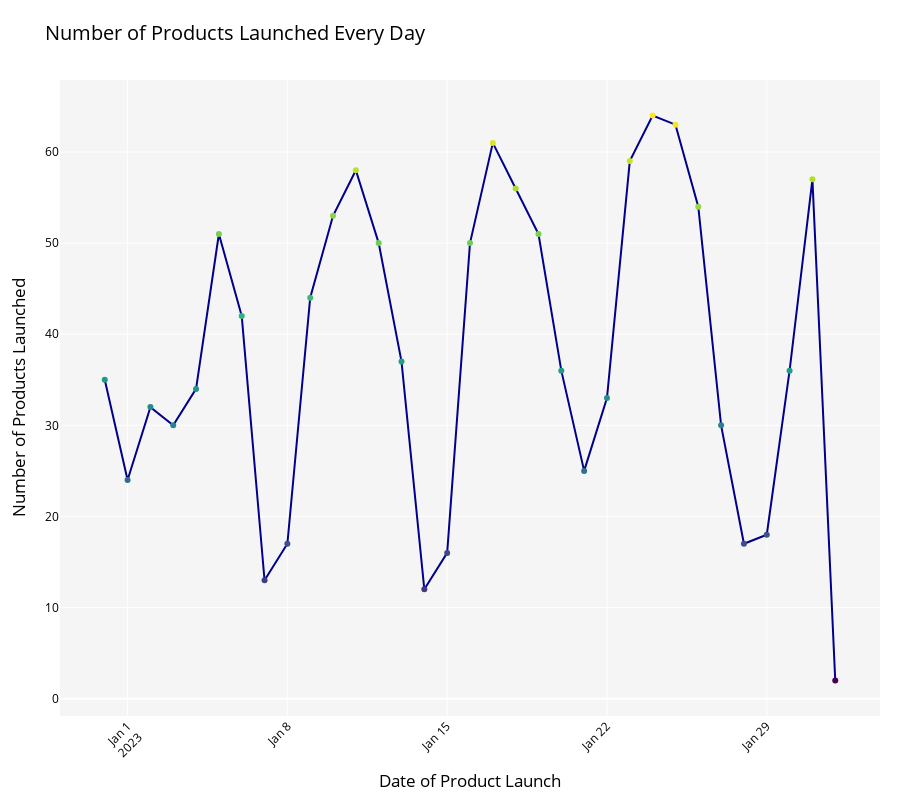

Here is the notebook cell this chart was saved with:
### Markdown cell above
### Line Plot

### Code cell
# Step: Create the line plot using Plotly
fig = go.Figure()

# Use a modern color palette, 'viridis' is a good choice, but you can also try other color scales from Plotly (e.g., 'plasma', 'inferno', 'magma')
color_scale = 'Viridis'

# Create the line plot
fig.add_trace(go.Scatter(x=product_count_per_day['createdAt'], y=product_count_per_day['product_count'],
                         mode='lines+markers', marker=dict(color=product_count_per_day['product_count'],
                                                           colorscale=color_scale),
                         line=dict(color='darkblue', width=2)))

# Customize the layout for a modern look
fig.update_layout(
    title='Number of Products Launched Every Day',
    xaxis_title='Date of Product Launch',
    yaxis_title='Number of Products Launched',
    xaxis=dict(tickangle=-45, tickfont=dict(size=12)),
    yaxis=dict(tickfont=dict(size=12)),
    plot_bgcolor='#f5f5f5',  # Add a background color to the plot for a cleaner appearance
    paper_bgcolor='white',   # Set the background color of the plot area
    font=dict(size=14, color='black'),  # Use a larger font size and black color for the title and labels
    margin=dict(l=60, r=20, t=80, b=60),  # Add some margins to the plot
    height=600  # Set the height of the plot to 600 pixels (adjust as needed)
)

# Show the plot
fig.show()


# # Set the style to a modern theme (e.g., 'darkgrid', 'whitegrid', 'dark', 'white', or 'ticks')
# sns.set_style('whitegrid')

# # Step: Plot the line plot using Seaborn
# plt.figure(figsize=(12, 7))  # Increase the figure size

# # Use a modern color palette, 'viridis' is a good choice, but you can also try 'magma', 'plasma', or 'inferno'.
# sns.set_palette('viridis')

# # Create the line plot
# ax = sns.lineplot(data=product_count_per_day, x='createdAt', y='product_count', marker='o')

# # Add grid lines
# ax.grid(axis='both', linestyle='--', alpha=0.7)

# # Use a different font style for the title and axis labels
# plt.xlabel('Date of Product Launch', fontweight='bold', fontsize=12)
# plt.ylabel('Number of Products Launched', fontweight='bold', fontsize=12)
# plt.title('Number of Products Launched Every Day', fontweight='bold', fontsize=16)

# # Rotate x-axis labels for better readability
# plt.xticks(rotation=45, ha='right')

# # Add a background color to the plot for a cleaner appearance
# ax.set_facecolor('#f5f5f5')

# # Remove the top and right spines
# ax.spines['top'].set_visible(False)
# ax.spines['right'].set_visible(False)

# # Show the plot
# plt.tight_layout()
# plt.show()

# Plot the line plot using Seaborn
# plt.figure(figsize=(10, 6))
# sns.lineplot(data=product_count_per_day, x='createdAt', y='product_count', marker='o')
# plt.xlabel('Date of Product Launch')
# plt.ylabel('Number of Products Launched')
# plt.title('Number of Products Launched Every Day')
# plt.xticks(rotation=45)
# plt.tight_layout()
# plt.show()


# # Count the number of products launched on each day
# product_count_by_day = df['createdAt'].value_counts().sort_index()

# # Filter days with two or more products launched
# product_count_by_day = product_count_by_day[product_count_by_day >= 2]

# # Create the line plot using Seaborn
# plt.figure(figsize=(10, 6))
# sns.lineplot(x=product_count_by_day.index, y=product_count_by_day.values, marker='o', color='blue')
# plt.xlabel('Day')
# plt.ylabel('Number of Products Launched')
# plt.title('Number of Products Launched Every Day (At least 2 products)')
# plt.gca().xaxis.set_major_formatter(DateFormatter("%m-%d"))
# plt.tight_layout()
# plt.show()

# # Print the number of days displayed in the line plot
# print("Number of days displayed:", len(product_count_by_day))

### Figure 1 — Plotly figure (JSON) as saved in the notebook; plotly's stock layout.template omitted (floating-point values rounded to 4 significant figures)
{"data": [{"line": {"color": "darkblue", "width": 2}, "marker": {"color": [35, 24, 32, 30, 34, 51, 42, 13, 17, 44, 53, 58, 50, 37, 12, 16, 50, 61, 56, 51, 36, 25, 33, 59, 64, 63, 54, 30, 17, 18, 36, 57, 2], "colorscale": [[0, "#440154"], [0.1111, "#482878"], [0.2222, "#3e4989"], [0.3333, "#31688e"], [0.4444, "#26828e"], [0.5556, "#1f9e89"], [0.6667, "#35b779"], [0.7778, "#6ece58"], [0.8889, "#b5de2b"], [1, "#fde725"]]}, "mode": "lines+markers", "type": "scatter", "x": ["2022-12-31", "2023-01-01", "2023-01-02", "2023-01-03", "2023-01-04", "2023-01-05", "2023-01-06", "2023-01-07", "2023-01-08", "2023-01-09", "2023-01-10", "2023-01-11", "2023-01-12", "2023-01-13", "2023-01-14", "2023-01-15", "2023-01-16", "2023-01-17", "2023-01-18", "2023-01-19", "2023-01-20", "2023-01-21", "2023-01-22", "2023-01-23", "2023-01-24", "2023-01-25", "2023-01-26", "2023-01-27", "2023-01-28", "2023-01-29", "2023-01-30", "2023-01-31", "2023-02-01"], "y": [35, 24, 32, 30, 34, 51, 42, 13, 17, 44, 53, 58, 50, 37, 12, 16, 50, 61, 56, 51, 36, 25, 33, 59, 64, 63, 54, 30, 17, 18, 36, 57, 2]}], "layout": {"font": {"color": "black", "size": 14}, "height": 800, "margin": {"b": 60, "l": 60, "r": 20, "t": 80}, "paper_bgcolor": "white", "plot_bgcolor": "#f5f5f5", "title": {"text": "Number of Products Launched Every Day"}, "xaxis": {"tickangle": -45, "tickfont": {"size": 12}, "title": {"text": "Date of Product Launch"}}, "yaxis": {"tickfont": {"size": 12}, "title": {"text": "Number of Products Launched"}}}}
